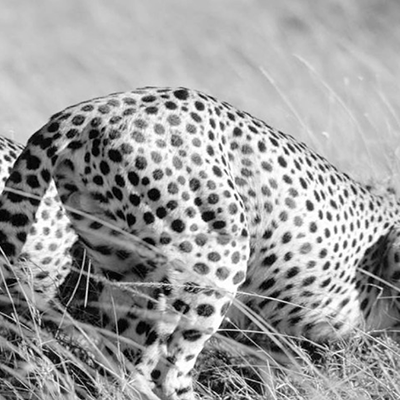
#> input picture cheetah.png, 400 x 400 px
$ python PhaseAndMagnitude.py   (Python 2 division)   (older library calls are emulated)
#> lines starting #> are read from the running program, lines starting #| are printed output that depends on the picture; long printed decimals are rounded
# -*- coding: utf-8 -*-
"""
Created on Sun Feb  8 19:33:09 2015

@author: bxiao
Here is a new comment
"""
from scipy import misc
import matplotlib.pyplot as plt
import numpy as np

# read in an image using mis.
img = misc.imread('cheetah.png',flatten=1)
#> img: shape (400, 400) float32; min 0, max 255, mean 159.1
f = np.fft.fft2(img)
fshift = np.fft.fftshift(f)
# compute magnitude
magnitude_cheetah = np.abs(fshift)
# compute phase
phase_cheetah = np.angle(fshift)
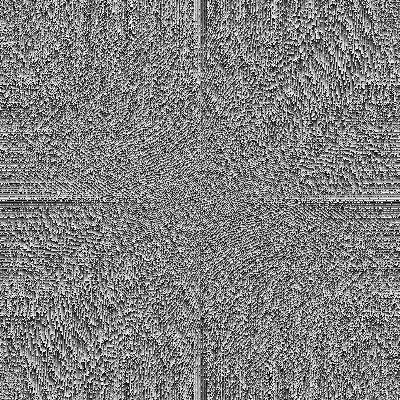
#> phase_cheetah: shape (400, 400) float64; min -3.14, max 3.14, mean -3.77e-17; drawn with min black and max white
# read in an image using mis.
img2 = misc.imread('zebra.png',flatten=1)
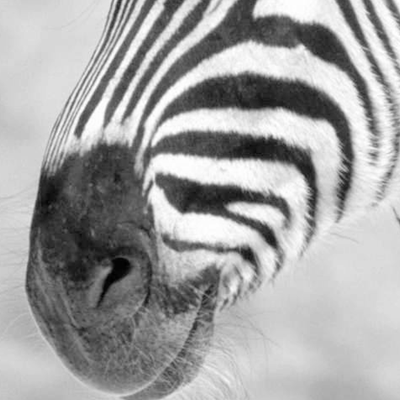
#> input picture zebra.png, 400 x 400 px
#> img2: shape (400, 400) float32; min 0, max 255, mean 163
f = np.fft.fft2(img2)
fshift = np.fft.fftshift(f)
# compute magnitude
magnitude_zebra = np.abs(fshift)
# compute phase
phase_zebra = np.angle(fshift)
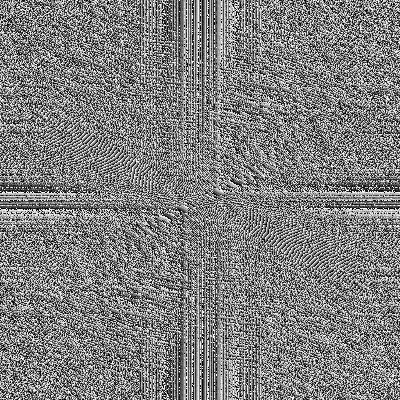
#> phase_zebra: shape (400, 400) float64; min -3.14, max 3.14, mean -3.93e-05; drawn with min black and max white

# display the original image and the DFT components
plt.subplot(131),plt.imshow(img, cmap = 'gray')
plt.title('Input Image'), plt.xticks([]), plt.yticks([])
plt.subplot(132),plt.imshow(magnitude_cheetah, cmap = 'gray')
plt.title('Log Magnitude Spectrum'), plt.xticks([]), plt.yticks([])
plt.subplot(133),plt.imshow(phase_cheetah, cmap = 'gray')
plt.title('Phase'), plt.xticks([]), plt.yticks([])
plt.show()
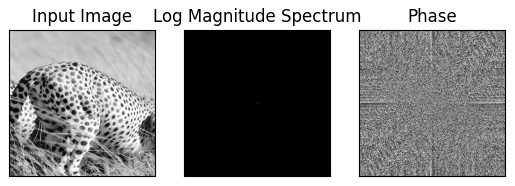
#> figure drawn by matplotlib, 3 panels

plt.subplot(131),plt.imshow(img2, cmap = 'gray')
plt.title('Input Image'), plt.xticks([]), plt.yticks([])
plt.subplot(132),plt.imshow(magnitude_zebra, cmap = 'gray')
plt.title('Log Magnitude Spectrum'), plt.xticks([]), plt.yticks([])
plt.subplot(133),plt.imshow(phase_zebra, cmap = 'gray')
plt.title('Phase'), plt.xticks([]), plt.yticks([])
plt.show()

# reconstrution, please switch phase of zebra and cheeta, and display the final image here
# first, let's test whether we can put together the magnitude and the phase.
#re = np.sqrt((magnitude_zebra**2)/np.sqrt(1+np.tan(phase_zebra)**2))
#im = re*np.tan(phase_zebra)
re = magnitude_zebra*np.cos(phase_zebra)
im = magnitude_zebra*np.sin(phase_zebra)
F = re+1j*im
f_ishift = np.fft.ifftshift(F)
img_back = np.fft.ifft2(f_ishift)
img_back = np.abs(img_back)
#img_back=  misc.bytescale(img_back)
print img_back.min(), img_back.max()
#| 1.8478305502368242e-14 255.000
plt.imshow(np.uint8(img_back), cmap='gray')
plt.show()
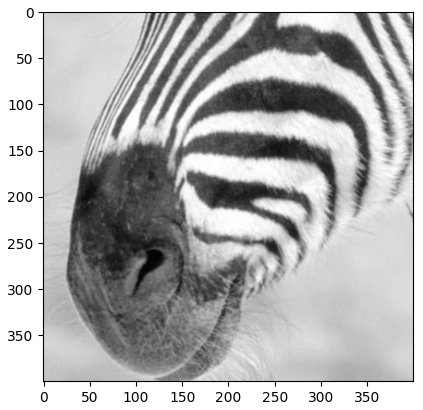
#> figure drawn by matplotlib, 1 panel

# mismatch the phase of zebra and cheeta
theta = np.cos(phase_zebra)
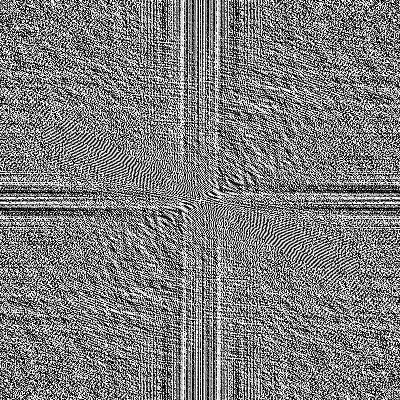
#> theta: shape (400, 400) float64; min -1, max 1, mean -0.0138; drawn with min black and max white
re = magnitude_cheetah*theta
im = magnitude_cheetah*np.sin(phase_zebra)
F = re+1j*im
f_ishift = np.fft.ifftshift(F)
img_back = np.fft.ifft2(f_ishift)
img_back = np.abs(img_back)
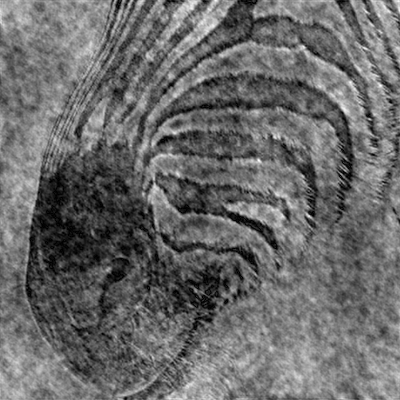
#> img_back: shape (400, 400) float64; min 0.0237, max 380.5, mean 159.4; drawn with min black and max white
img_back=  misc.bytescale(img_back)
print img_back.min(), img_back.max()
#| 0 255
plt.imshow(np.uint8(img_back), cmap='gray')
plt.show()
